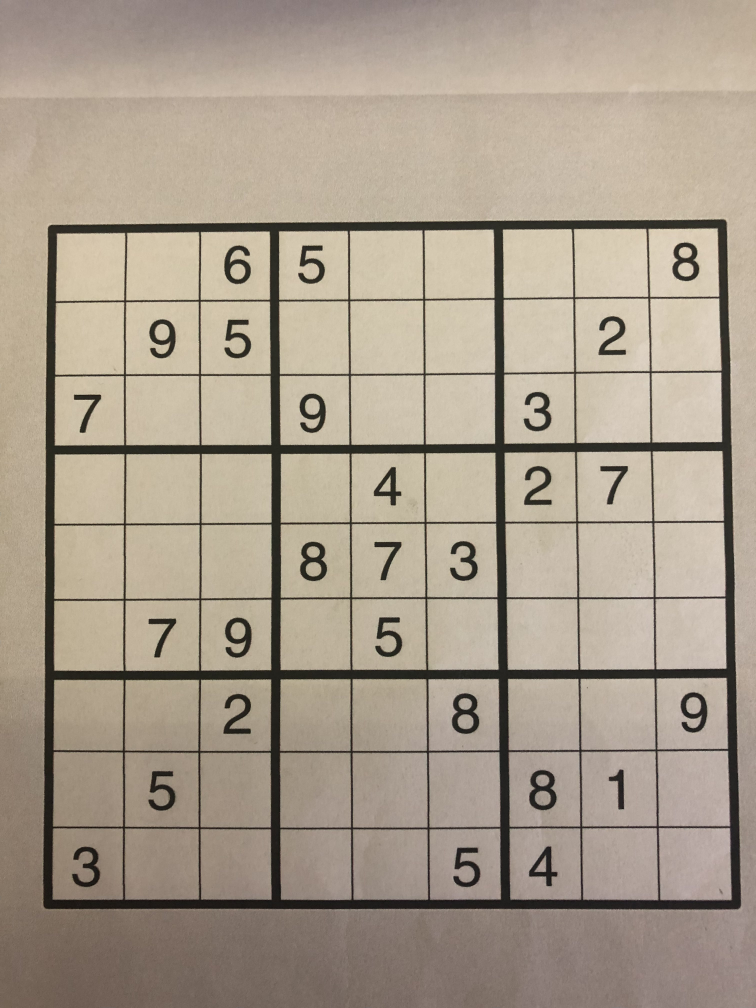
#> input picture src/Sudoku.jpg, 3024 x 4032 px, given in place of the camera (shown at 1/4 size)
$ python getSquares.py
#> lines starting #> are read from the running program, lines starting #| are printed output that depends on the picture; after the words box and inside, x2 and y2 are one past the last pixel; in counts of white or black regions, pixels touching at a corner belong together
import cv2
import numpy as np

#Funzione che ottiene gli 81 quadratini come singole immagini in una lista
def getSquares():
        # Catturo dalla fotocamera
        video = cv2.VideoCapture(0)

        #succ è un booleano che comunica il successo o meno, img è l'immagine catturata
        succ, img = video.read()
#> img is the input picture: shape (4032, 3024, 3); mean B, G, R 140.4, 156.4, 168.8
        img = cv2.resize(img,(1080,940))
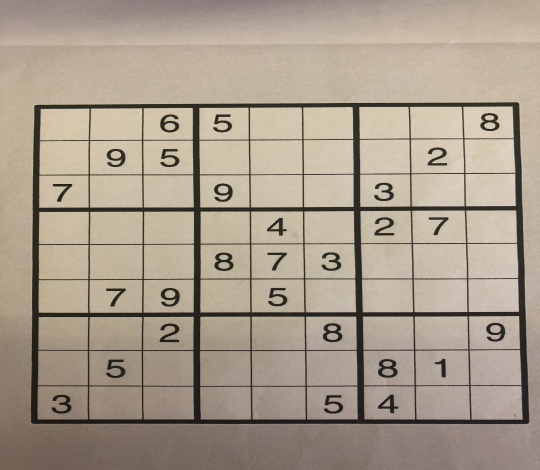
#> img: shape (940, 1080, 3) (shown at 1/2 size); mean B, G, R 140.2, 156.3, 168.7

        contours = getContours(img) #Contorni

        src_points = getSrcPoints(img,contours) #Coordinate sudoku

        warped = getBirdEye(img,src_points) #Sudoku dall'alto

        #ottengo i singoli quadratini del sudoku dividendo in 9 righe uguali l'immagine
        righe = np.vsplit(warped,9)
        quadratini = [] #lista di immagini da restituire
        for row in righe:
                #divido ogni riga creata in 9 quadratini e così iterando otterrò 81 quadratini diversi.
                colonne = np.hsplit(row,9)
                for quadrato in colonne:
                        quadratini.append(quadrato)

        #mostro l'immagine ed esco premendo f ; si può usare per debug
        # cv2.imshow("grid",quadratini[2])
        # if cv2.waitKey(0) and 0xff == ord('f'):
        #         cv2.destroyAllWindows()


        return quadratini


#Funzione che ottiene i contorni dell'immagine passata
def getContours(img):

        #trasformo l'immagine in grayscale (necessario per farla diventare binaria)
        grigio = cv2.cvtColor(img,cv2.COLOR_BGR2GRAY)
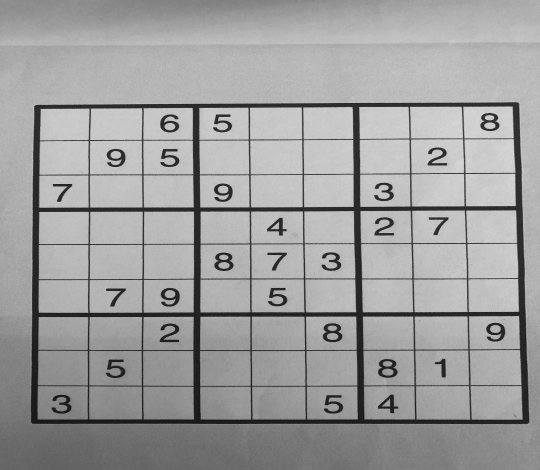
#> grigio: shape (940, 1080) (shown at 1/2 size); min 8, max 232, mean 158.2

        #trasformo l'immagine in binaria (nero o bianco)
        # ret, thresh = cv2.threshold(grigio,127,255,0) #la scelta è tra threshold e canny edge detection

        edges = cv2.Canny(grigio,50,100)
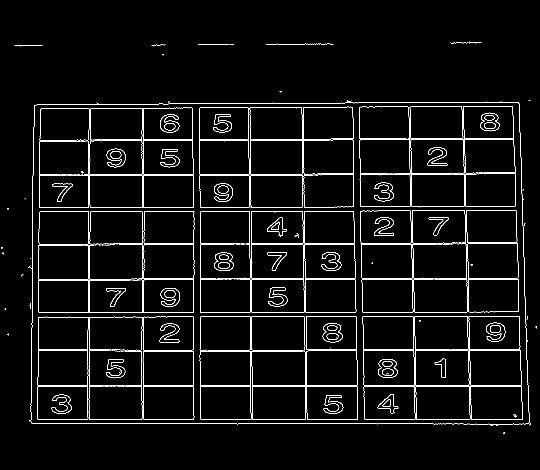
#> edges: shape (940, 1080) (shown at 1/2 size); 3.7% white in thin lines or dots, all inside (x1, y1, x2, y2) = (3, 83, 1074, 868)

        #troviamo i contorni (restituisce anche info sulla gerarchia dei contorni)
        contours, hierarchy = cv2.findContours(edges,cv2.RETR_TREE,cv2.CHAIN_APPROX_SIMPLE)
#> contours = 293 contours, 111 with area under 20; largest, box (x1, y1, x2, y2) and area: (61, 200, 1059, 851) 630070, (61, 204, 1059, 849) 630054, (727, 700, 1046, 840) 35318, (719, 212, 1031, 414) 26538, (612, 633, 716, 840) 20534
        return contours


#Funzione che prende le coordinate dei quattro angoli identificando il contorno del sudoku nell'immagine
def getSrcPoints(img,contours):
        #scelgo soltanto il quadrato esterno della griglia del sudoku
        for x in contours:
                if cv2.contourArea(x) > 90000:
                        # print(cv2.contourArea(x))
                        epsilon = 0.01 * cv2.arcLength(x,True) #Calcolo l'epsilon per la semplificazine del poligono
                        approx = cv2.approxPolyDP(x,epsilon,True) #Approssimo ad un poligono
                        if len(approx) ==4: #proseguo solo se è un rettangolo
                                cv2.drawContours(img,[approx],0,(0,255,0),2) #disegno sull'immagine (Utile se si vuole printare per debug)
                                n = approx.ravel() #appiattisco l'array (Equivalente di shape -1)
                                middle = img.shape[1]//2 #metà della larghezza dell'immagine
                                src_points = np.zeros((4,2)) #array che conterrà le coordinate degli angoli ordinate
                                listaSX = np.zeros((2,2))
                                listaDX = np.zeros((2,2))
                                #algoritmo per ordinare le coordinate degli angoli:
                                #si trovano i due angoli più a sinistra e si ordinano dal più alto al più basso
                                #lo stesso vale per i due angoli a destra
                                #alla fine si inseriscono prima quelli di sinistra e poi quelli di destra nell'array finale.
                                for i,y in enumerate(n):
                                        if i%2 == 0:
                                                if y < middle:
                                                        if listaSX[0][0] == 0:
                                                                listaSX[0] = (y,n[i+1])
                                                        else:
                                                                if listaSX[0][1] < n[i+1]:
                                                                        listaSX[1] = (y,n[i+1])
                                                                else:
                                                                        listaSX[1] = listaSX[0]
                                                                        listaSX[0] = (y,n[i+1])
                                                else:
                                                        if listaDX[0][0] == 0:
                                                                listaDX[0] = (y,n[i+1])
                                                        else:
                                                                if listaDX[0][1] < n[i+1]:
                                                                        listaDX[1] = (y,n[i+1])
                                                                else:
                                                                        listaDX[1] = listaDX[0]
                                                                        listaDX[0] = (y,n[i+1])
                                src_points = np.array([listaSX[0],listaSX[1],listaDX[0],listaDX[1]], dtype = np.float32) #array che contiene le coordinate degli angoli ordinate (UpperSX,LowerSX,UpperDX,LowerDX)
                                break
#> this loop made 29 passes
#> (epsilon, n, middle, src_points) on pass 29: (33.62, [1037, 205, 69, 210, 62, 845, 1056, 847], 540, [[69, 210], [62, 845], [1037, 205], [1056, 847]])
#> x on passes 3, 5, 6, 9, 12, 14: [[981, 850], [985, 850]], [[58, 840], [58, 841], [59, 842], [59, 841]], [[1055, 680], [1055, 683]], [[1071, 653], [1072, 652], [1073, 653], [1072, 654]], [[9, 618], [10, 617], [11, 618], [10, 619]], [[61, 606], [61, 609]]
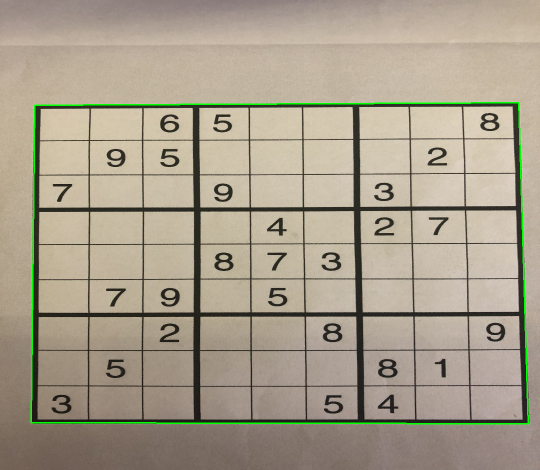
#> img: shape (940, 1080, 3) (shown at 1/2 size); 0.96% of pixels changed, all inside (x1, y1, x2, y2) = (61, 204, 1058, 849)
#> in getSquares, `src_points = getSrcPoints(img,contours)`: src_points = [[69, 210], [62, 845], [1037, 205], [1056, 847]]
        return src_points


#Funzione che date le coordinate degli angoli dell'immagine ridà una vista dall'alto della stessa
def getBirdEye(img,src_points):

        #creiamo i punti di destinazione
        dst_points = np.array([
                        [0,0],
                        [0,900],
                        [900,0],
                        [900,900]
        ],dtype = np.float32)

        #computazione della matrice di omografia
        BE = cv2.getPerspectiveTransform(src_points,dst_points)
#> BE = [[0.949, 0.0105, -67.69], [0.00759, 1.47, -309.1], [1.16e-05, 4.25e-05, 1]]

        #applicazione di Bird eye view all'immagine originale
        warped = cv2.warpPerspective(img,BE,(900,900))
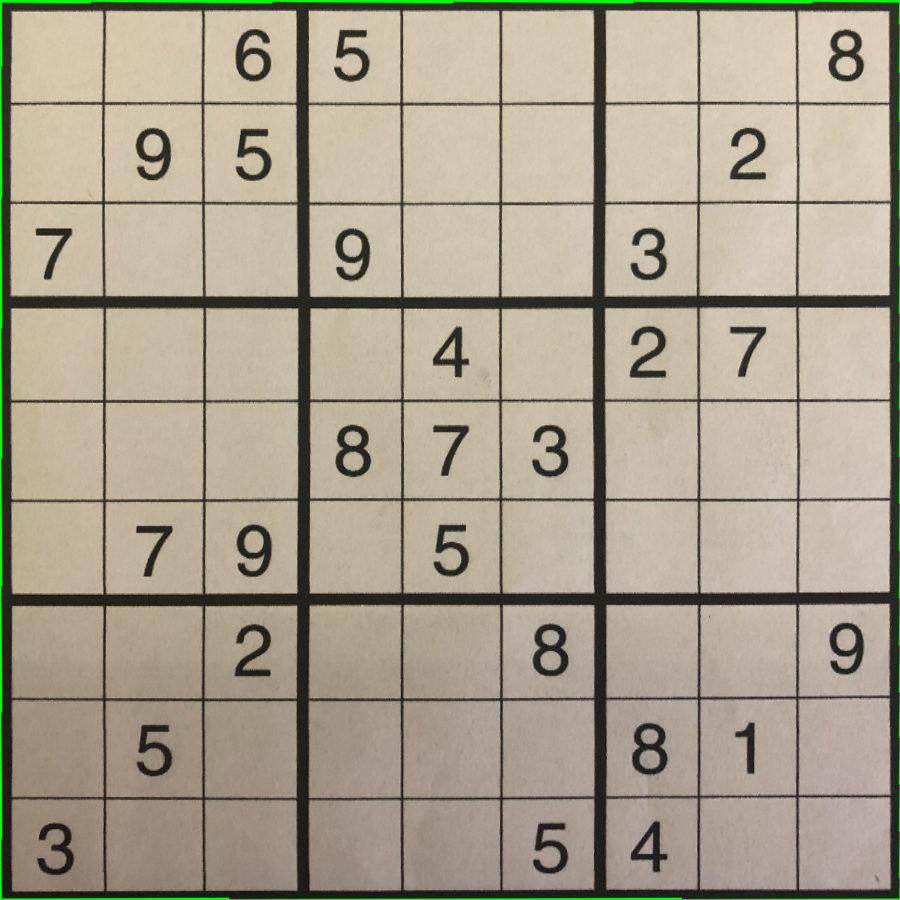
#> warped: shape (900, 900, 3); mean B, G, R 140.4, 159.3, 168.2
        return warped

if __name__ == '__main__':
        getSquares()
#> in getSquares, `righe = np.vsplit(warped,9)`: righe = 9 items
#> the loop in getSquares, `for row in righe:` made 9 passes
#> after the loop in getSquares, `for row in righe:`: quadratini = 81 items
